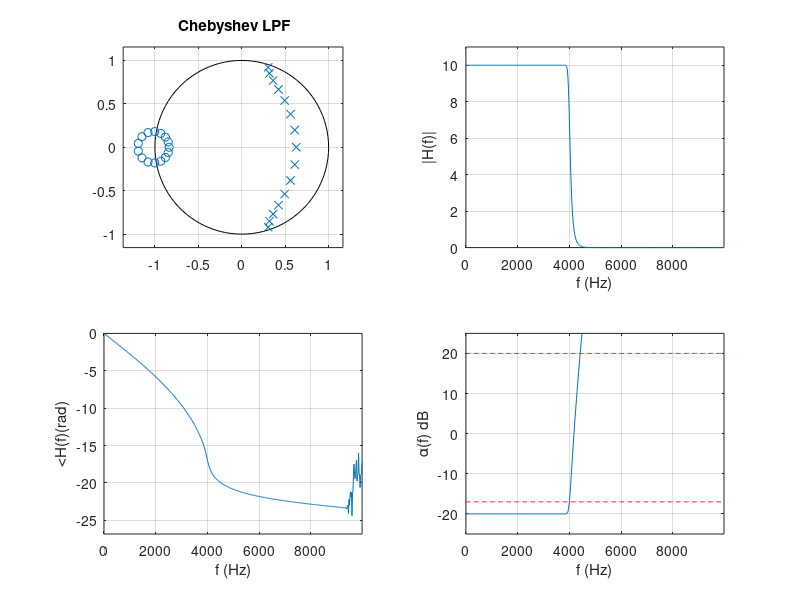

MATLAB code to generate this figure:
%%
% Example 12.10
%
% Butterworth/Chebyshev filters for analog signal
%%
clear all; clf
wh=0.4*pi;ws=0.5*pi; alphamin=40;Fs=20000;
ind=input('Butterworth (1) or Chebyshev (2) ?  ');
if ind==1,
% Butterworth
N=log10((10^(0.1*alphamin)-1))/(2*log10(tan(ws/2)/tan(wh/2))); N=ceil(N)
[b,a]=butter(N,wh/pi)
disp('normalized whp')
whp=wh/pi
else
% Chebyshev
N=15  
alphamax=0.001;
epsi=sqrt(10^(0.1*alphamax)-1);
wp=2*atan(tan(0.5*wh)/(cosh(acosh(sqrt(10^(0.1*3.01)-1)/epsi)/N)));
disp(' normalized wp')
wp=wp/pi
[b,a]=cheby1(N,alphamax,wp)
end
% magnitude and phase
[H,w]=freqz(b,a);w=w/pi;M=length(H);f=w*Fs/2;

alpha0=-20;H=H*10;
spec2=alpha0+alphamin*ones(1,M);
hpf=alpha0+3.01*ones(1,M);
alpha=-20*log10(abs(H));
Ha=unwrap(angle(H));

figure(1)
subplot(221)
zplane(b,a)
if ind==1,
    title(' Butterworth LPF')
else
    title(' Chebyshev LPF')
end
subplot(222)
plot(f,abs(H)); grid; axis([0 max(f) 0 1.1*max(abs(H))]); ylabel('|H(f)|'); xlabel('f (Hz)')
subplot(223)
plot(f,Ha);grid; ylabel('<H(f)(rad)'); xlabel('f (Hz)')
axis([0 max(f) 1.1*min(Ha) 1.1*max(Ha)]);
subplot(224)
plot(f,alpha); ylabel('\alpha(f) dB'); xlabel('f (Hz)')
hold on
plot(f,hpf,'r--')
hold on
plot(f,spec2,'r--'); grid; axis([0 max(f) -25 25]); 
hold off
